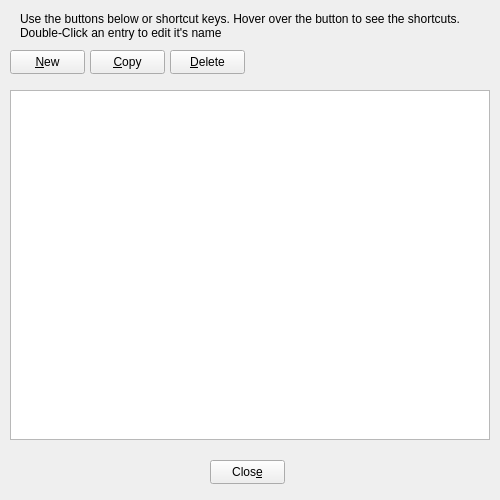
<?xml version="1.0" encoding="UTF-8"?>
<ui version="4.0">
 <class>ManageItemSet</class>
 <widget class="QDialog" name="ManageItemSet">
  <property name="geometry">
   <rect>
    <x>0</x>
    <y>0</y>
    <width>500</width>
    <height>500</height>
   </rect>
  </property>
  <property name="windowTitle">
   <string>Manage Item Sets</string>
  </property>
  <property name="windowIcon">
   <iconset resource="../PoB.qrc">
    <normaloff>:/Art/Icons/edit-list-order.png</normaloff>:/Art/Icons/edit-list-order.png</iconset>
  </property>
  <widget class="QListWidget" name="list_Items">
   <property name="geometry">
    <rect>
     <x>10</x>
     <y>90</y>
     <width>480</width>
     <height>350</height>
    </rect>
   </property>
   <property name="font">
    <font>
     <family>Noto Sans</family>
     <pointsize>10</pointsize>
    </font>
   </property>
   <property name="dragEnabled">
    <bool>true</bool>
   </property>
   <property name="dragDropMode">
    <enum>QAbstractItemView::InternalMove</enum>
   </property>
   <property name="defaultDropAction">
    <enum>Qt::MoveAction</enum>
   </property>
   <property name="alternatingRowColors">
    <bool>false</bool>
   </property>
   <property name="selectionMode">
    <enum>QAbstractItemView::ExtendedSelection</enum>
   </property>
   <property name="horizontalScrollMode">
    <enum>QAbstractItemView::ScrollPerPixel</enum>
   </property>
   <property name="currentRow">
    <number>-1</number>
   </property>
  </widget>
  <widget class="QPushButton" name="btnNew">
   <property name="geometry">
    <rect>
     <x>10</x>
     <y>50</y>
     <width>75</width>
     <height>24</height>
    </rect>
   </property>
   <property name="focusPolicy">
    <enum>Qt::NoFocus</enum>
   </property>
   <property name="toolTip">
    <string>New _VERSION tree.  (Ctrl-N)</string>
   </property>
   <property name="text">
    <string>&amp;New</string>
   </property>
   <property name="shortcut">
    <string>Ctrl+N</string>
   </property>
  </widget>
  <widget class="QLabel" name="lbl_Info">
   <property name="geometry">
    <rect>
     <x>20</x>
     <y>10</y>
     <width>461</width>
     <height>31</height>
    </rect>
   </property>
   <property name="text">
    <string>Use the buttons below or shortcut keys. Hover over the button to see the shortcuts. Double-Click an entry to edit it's name</string>
   </property>
   <property name="wordWrap">
    <bool>true</bool>
   </property>
  </widget>
  <widget class="QPushButton" name="btnCopy">
   <property name="geometry">
    <rect>
     <x>90</x>
     <y>50</y>
     <width>75</width>
     <height>24</height>
    </rect>
   </property>
   <property name="focusPolicy">
    <enum>Qt::NoFocus</enum>
   </property>
   <property name="toolTip">
    <string>Copy selections. (Ctrl-C)</string>
   </property>
   <property name="text">
    <string>&amp;Copy</string>
   </property>
   <property name="shortcut">
    <string>Ctrl+C</string>
   </property>
  </widget>
  <widget class="QPushButton" name="btnDelete">
   <property name="geometry">
    <rect>
     <x>170</x>
     <y>50</y>
     <width>75</width>
     <height>24</height>
    </rect>
   </property>
   <property name="focusPolicy">
    <enum>Qt::NoFocus</enum>
   </property>
   <property name="toolTip">
    <string>Delete selections. Beware !!!! (Delete)</string>
   </property>
   <property name="text">
    <string>&amp;Delete</string>
   </property>
   <property name="shortcut">
    <string>Del</string>
   </property>
  </widget>
  <widget class="QPushButton" name="btnClose">
   <property name="geometry">
    <rect>
     <x>210</x>
     <y>460</y>
     <width>75</width>
     <height>24</height>
    </rect>
   </property>
   <property name="focusPolicy">
    <enum>Qt::NoFocus</enum>
   </property>
   <property name="text">
    <string>Clos&amp;e</string>
   </property>
  </widget>
 </widget>
 <tabstops>
  <tabstop>list_Items</tabstop>
  <tabstop>btnCopy</tabstop>
  <tabstop>btnDelete</tabstop>
 </tabstops>
 <resources>
  <include location="../PoB.qrc"/>
 </resources>
 <connections/>
</ui>
